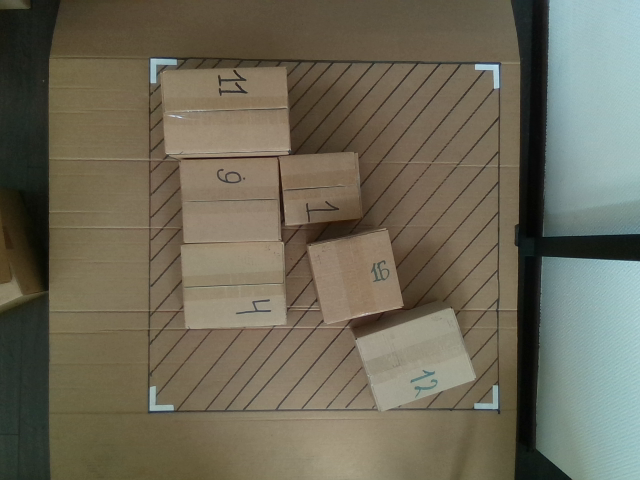
#> input picture data/depth_005_Color.png, 640 x 480 px, found by its file name
$ python test6.py
#> lines starting #> are read from the running program, lines starting #| are printed output that depends on the picture; after the words box and inside, x2 and y2 are one past the last pixel; in counts of white or black regions, pixels touching at a corner belong together
import cv2
import numpy as np

# Загрузка изображений
rgb_image_path = "/Users/dudberoll/PycharmProjects/GaprixCV/data/depth_005_Color.png"
depth_image_path = "/Users/dudberoll/PycharmProjects/GaprixCV/depth_map_filtered.png"
rgb_image = cv2.imread(rgb_image_path)
#> rgb_image is the input picture: shape (480, 640, 3); mean B, G, R 87.9, 104.6, 108.9
# rgb_image = cv2.cvtColor(rgb_imag, cv2.COLOR_BGR2HSV)
depth_image = cv2.imread(depth_image_path)
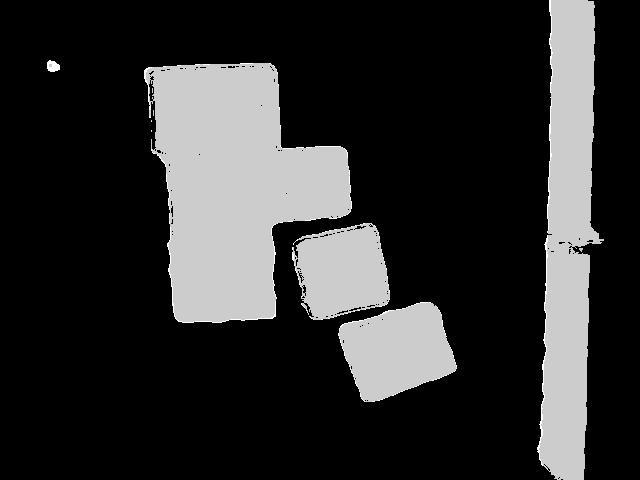
#> input picture depth_map_filtered.png, 640 x 480 px, found by its file name
#> depth_image is the input picture: shape (480, 640, 3); min 0, max 5, mean 0.924
rgb_image = cv2.morphologyEx(rgb_image, cv2.MORPH_CLOSE, cv2.getStructuringElement(cv2.MORPH_RECT, (5, 5)))
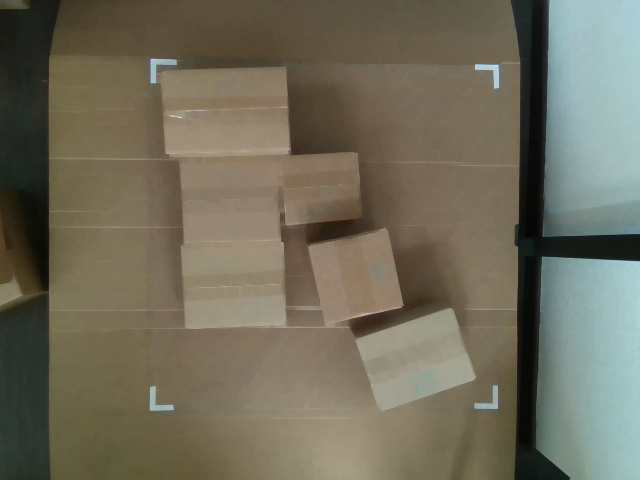
#> rgb_image: shape (480, 640, 3); mean B, G, R 91.1, 107.9, 112.3

# Изменение размера RGB изображения до размеров карты глубины
depth_height, depth_width = depth_image.shape[:2]
#> depth_height = 480; depth_width = 640
rgb_image_resized = cv2.resize(rgb_image, (depth_width, depth_height))

# Создание копии RGB изображения
rgb_image_copy = rgb_image_resized.copy()

# Преобразование карты глубины в одноканальное изображение
depth_map = cv2.normalize(depth_image, None, 0, 255, cv2.NORM_MINMAX)

# Применение фильтра Кэнни для выделения границ
edges_rgb = cv2.Canny(cv2.cvtColor(rgb_image_resized, cv2.COLOR_BGR2GRAY), 50, 150)
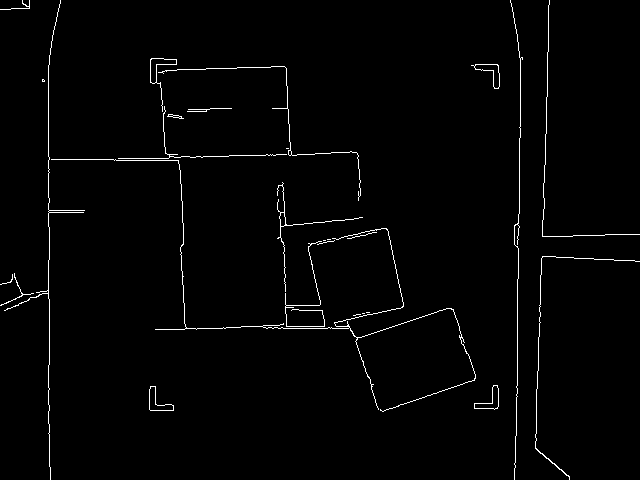
#> edges_rgb: shape (480, 640); 1.5% white in thin lines or dots
edges_depth = cv2.Canny(depth_map, 50, 150)
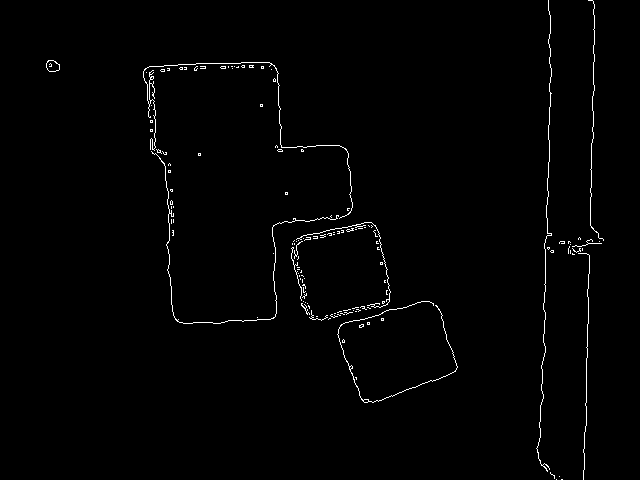
#> edges_depth: shape (480, 640); 1.1% white in thin lines or dots, all inside (x1, y1, x2, y2) = (46, 0, 604, 480)

# Нахождение контуров
contours_rgb, _ = cv2.findContours(edges_rgb, cv2.RETR_EXTERNAL, cv2.CHAIN_APPROX_SIMPLE)
#> contours_rgb = 27 contours, 19 with area under 20; largest, box (x1, y1, x2, y2) and area: (150, 58, 177, 112) 256, (149, 386, 174, 411) 240, (471, 64, 500, 89) 236, (474, 385, 499, 410) 224, (277, 182, 363, 292) 76, (51, 159, 476, 412) 33, (535, 256, 640, 480) 30, (167, 114, 184, 119) 27
contours_depth, _ = cv2.findContours(edges_depth, cv2.RETR_EXTERNAL, cv2.CHAIN_APPROX_SIMPLE)
#> contours_depth = 135 contours, 132 with area under 20; largest, box (x1, y1, x2, y2) and area: (46, 60, 60, 72) 118, (337, 301, 458, 403) 35, (143, 62, 353, 219) 25


# Использование SUSAN для нахождения углов
gray_rgb = cv2.cvtColor(rgb_image_resized, cv2.COLOR_BGR2GRAY)
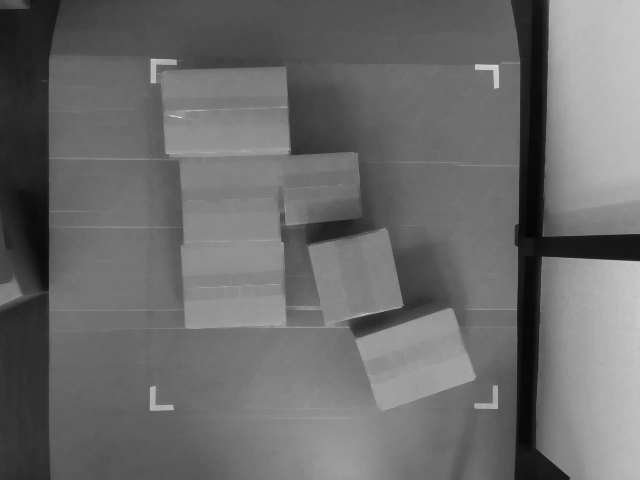
#> gray_rgb: shape (480, 640); min 5, max 223, mean 107.3
corners_susan = cv2.goodFeaturesToTrack(gray_rgb, maxCorners=100, qualityLevel=0.1, minDistance=10)
#> corners_susan = 41 rows, first 8: [151, 59], [497, 65], [542, 257], [151, 82], [495, 87], [476, 65], [496, 407], [175, 63]

# Отображение углов SUSAN
if corners_susan is not None:
    for corner in corners_susan:
        x, y = corner.ravel()
        cv2.circle(rgb_image_copy, (int(x), int(y)), 5, (0, 255, 0), -1)  # Зеленые круги для углов
#> this loop made 41 passes
#> (x, y) on passes 1 to 12: (151, 59), (497, 65), (542, 257), (151, 82), (495, 87), (476, 65), (496, 407), (175, 63), (150, 409), (154, 387), (172, 409), (543, 235)
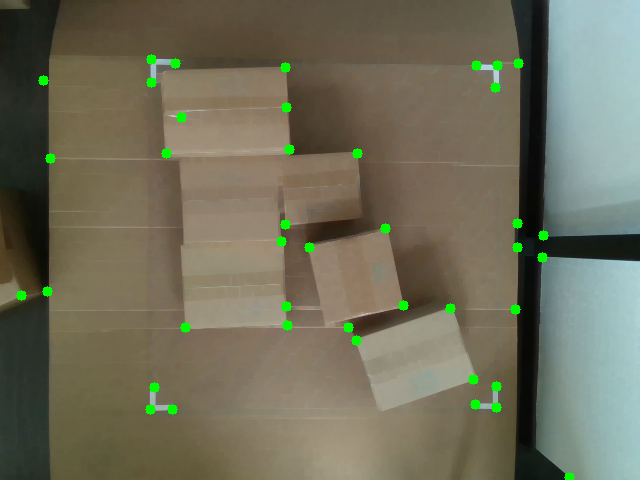
#> rgb_image_copy: shape (480, 640, 3); 1.08% of pixels changed, all inside (x1, y1, x2, y2) = (16, 54, 575, 480)

# Применение детектора Харриса для нахождения углов
#gray_rgb = cv2.cvtColor(rgb_image_resized, cv2.COLOR_BGR2GRAY)
#gray_rgb = np.float32(gray_rgb)  # Преобразование в float32
#corners_harris = cv2.cornerHarris(gray_rgb, blockSize=2, ksize=3, k=0.04)

# Увеличение углов для визуализации
#corners_harris = cv2.dilate(corners_harris, None)

# Сопоставление контуров
matched_contours = []
for contour_rgb in contours_rgb:
    for contour_depth in contours_depth:
        similarity = cv2.matchShapes(contour_rgb, contour_depth, cv2.CONTOURS_MATCH_I1, 0.0)
        if similarity < 0.3:  # Порог для определения совпадения
            matched_contours.append(contour_rgb)
            break
#> this loop made 27 passes
#> contour_rgb on passes 4, 5, 11, 12, 16: [[362, 313], [364, 313]], [[366, 312], [369, 312]], [[323, 240], [325, 240]], [[327, 239], [330, 239]], [[286, 148], [288, 148]]
#> after the loop, matched_contours = 16 contours, 14 with area under 20; largest, box (x1, y1, x2, y2) and area: (51, 159, 476, 412) 33, (535, 256, 640, 480) 30

# Отображение совпавших контуров на копии RGB изображения
#for contour in matched_contours:
#    cv2.drawContours(rgb_image_copy, [contour], -1, (255, 0, 0), 2)  # Красный для совпавших контуров

# Установка порога для углов
#threshold = 0.01 * corners_harris.max()
#rgb_image_copy[corners_harris > threshold] = [0, 255, 0]  # Отображение углов зеленым

# Отображение изображений
cv2.imshow('RGB Image with Matched Contours', rgb_image_copy)
cv2.imshow('Edges on Depth Map', edges_depth)
cv2.imshow('Edges on RGB Image', edges_rgb)
cv2.waitKey(0)
cv2.destroyAllWindows()
